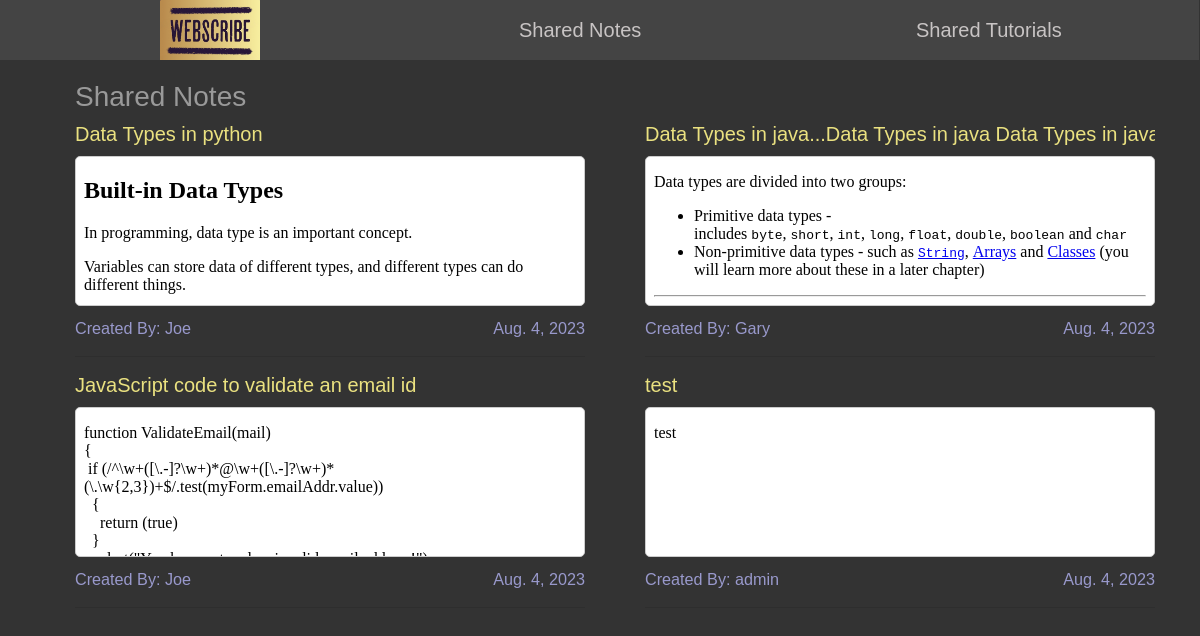
Page /shared_notes/ on the earlier database version.
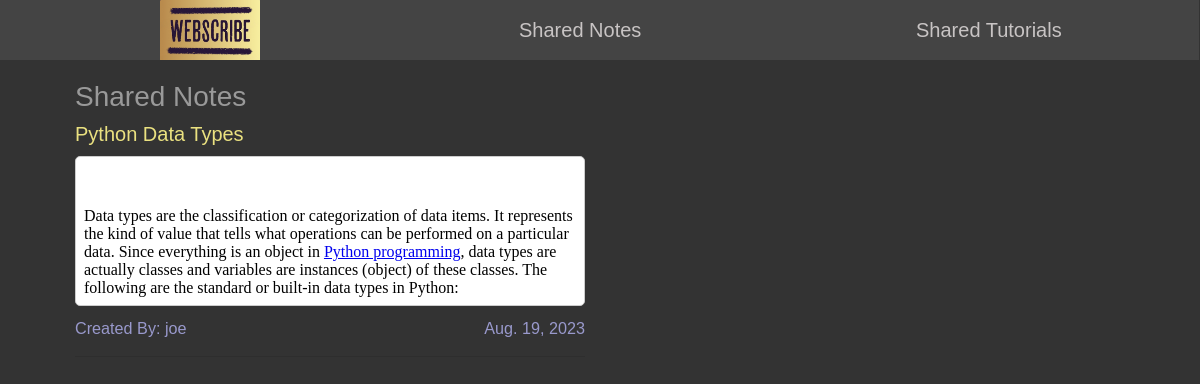
Same page on the later database version.
### notes/models.py (models this page shows, shortened)
class Note(models.Model):
    title = models.CharField(max_length=200)
    content = RichTextField()
    created_at = models.DateField(default=timezone.now)
    noteowner = models.ForeignKey(User, on_delete=models.CASCADE, related_name='allNote')
    is_shared = models.BooleanField(default=False)

### userApp/models.py (models this page shows)
class User(AbstractUser):
    password = models.CharField(max_length=200)
    def __str__(self):
        return self.username

### userApp/views.py (the view)
# urls.py: path('shared_notes/',views.shared_notes, name="sharedNotes"),
def shared_notes(request):
    notes = Note.objects.filter(is_shared=True)
    paginator_n = Paginator(notes,10)
    page_no_n = request.GET.get('page')
    single_page_notes = paginator_n.get_page(page_no_n)
    return render(request, 'sharednotes.html',{'notes':single_page_notes,})

### templates/sharednotes.html (shortened to what this page needs)
{% extends 'indexbase.html' %}
{% load static %}
{% block extra_styles %}
    <link rel="stylesheet" href="{% static 'css/shared_note_tut.css' %}">
{% endblock %}
{% block body %}
<main>
    <div class="container" style="margin-top: 80px;">
        <h3 class="tm-media-body">Shared Notes</h3>
        <div class="row">
            {% for note in notes %}
            <div class="col-lg-6">
                <div class="tm-media">
                    <div class="tm-media-body">
                        <h5><a href="{% url 'userApp:viewNote' note.pk %}" class="tm-text-title">{{note.title}}</a></h5>
                        <div id="iframe-container">
                            <iframe id="iframe-content" frameborder="0" srcdoc="{{note.content}}" style="padding: 0;"></iframe>
                            <a id="iframe-href" href="{% url 'userApp:viewNote' note.pk %}"></a>
                        </div>
                        <div class="tm-text-secondary tm-media-span tm-text-small">
                            <span class="tm-text-left">Created By: {{ note.noteowner }}</span>
                            <span class="tm-text-right">{{ note.created_at }}</span>
                        </div>
                        <hr class="tm-hr tm-mr">
                    </div>
                </div>
            </div>
            {% endfor %}
        </div>
    </div>
</main>
{% endblock %}

Differences in the rows shown:
removed Note: title "Data Types in python", noteowner "Joe", created_at "Aug. 4, 2…"
removed Note: title "Data Types in java...Data Types in java Data Types in j…", noteowner "Gary", created_at "Aug. 4, 2…"
removed Note: title "JavaScript code to validate an email id", noteowner "Joe", created_at "Aug. 4, 2…"
removed Note: title "test", noteowner "admin", created_at "Aug. 4, 2…"
added Note: title "Python Data Types", noteowner "joe", created_at "Aug. 19, 2…"
